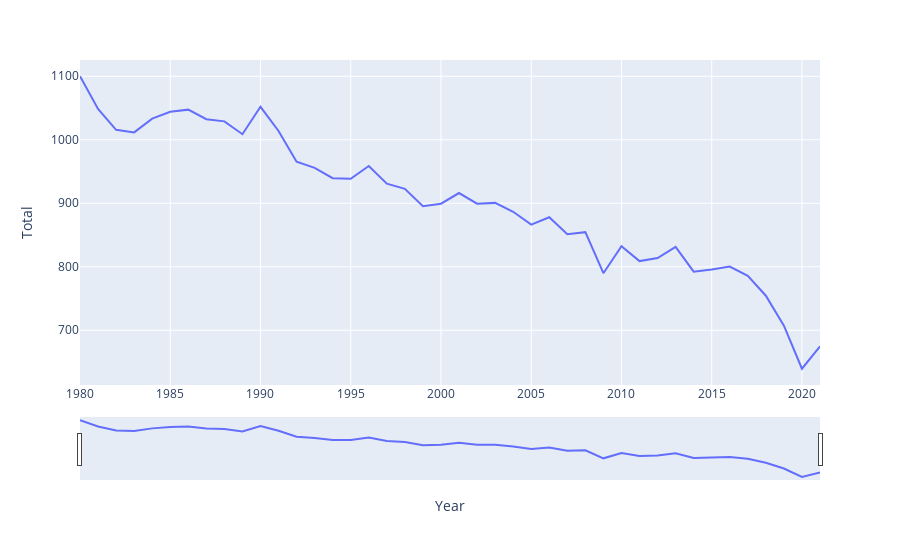

The cell this chart's notebook holds for it:
### Code cell
#  plot to see total emission versus year for 'Germany'
fig_ger = px.line(df_ger, x="Year", y="Total")
fig_ger.update_xaxes(rangeslider_visible=True)
fig_ger.show()

### Figure 1 — Plotly figure (JSON) as saved in the notebook; plotly's stock layout.template omitted (floating-point values rounded to 4 significant figures)
{"data": [{"hovertemplate": "Year=%{x}<br>Total=%{y}<extra></extra>", "legendgroup": "", "line": {"color": "#636efa", "dash": "solid"}, "marker": {"symbol": "circle"}, "mode": "lines", "name": "", "orientation": "v", "showlegend": false, "type": "scatter", "x": [1980, 1981, 1982, 1983, 1984, 1985, 1986, 1987, 1988, 1989, 1990, 1991, 1992, 1993, 1994, 1995, 1996, 1997, 1998, 1999, 2000, 2001, 2002, 2003, 2004, 2005, 2006, 2007, 2008, 2009, 2010, 2011, 2012, 2013, 2014, 2015, 2016, 2017, 2018, 2019, 2020, 2021], "xaxis": "x", "y": [1100.0, 1049.0, 1016.0, 1012.0, 1033.0, 1044.0, 1047.0, 1032.0, 1029.0, 1009.0, 1052.0, 1014.0, 965.5, 955.8, 939.5, 938.6, 958.7, 930.9, 922.8, 895.4, 899.4, 916.1, 899.4, 900.6, 886.6, 866.3, 877.9, 851.2, 854.5, 789.9, 832.5, 808.9, 813.7, 831.2, 792.3, 795.6, 800.3, 785.6, 754.4, 707.1, 639.4, 674.8], "yaxis": "y"}], "layout": {"legend": {"tracegroupgap": 0}, "margin": {"t": 60}, "xaxis": {"anchor": "y", "domain": [0, 1], "rangeslider": {"visible": true}, "title": {"text": "Year"}}, "yaxis": {"anchor": "x", "domain": [0, 1], "title": {"text": "Total"}}}}
